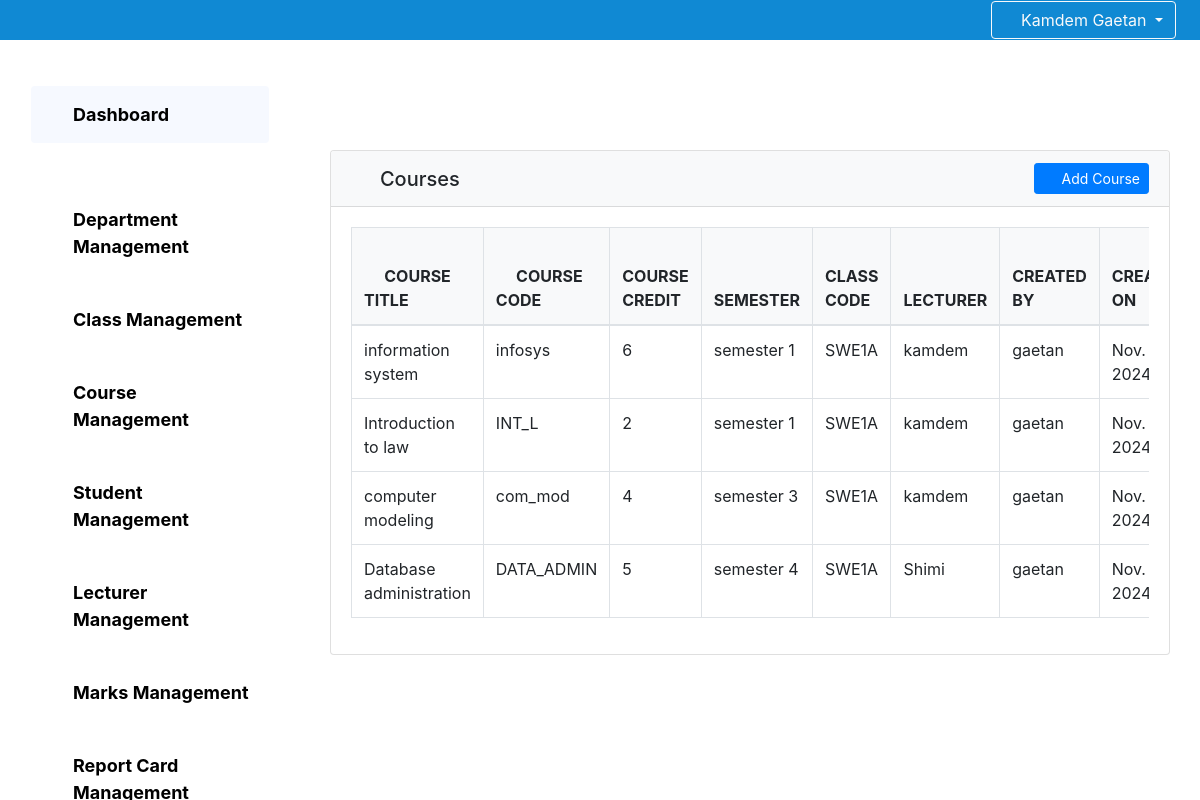
Before: /administration/courses/ (signed in) with the older database file.
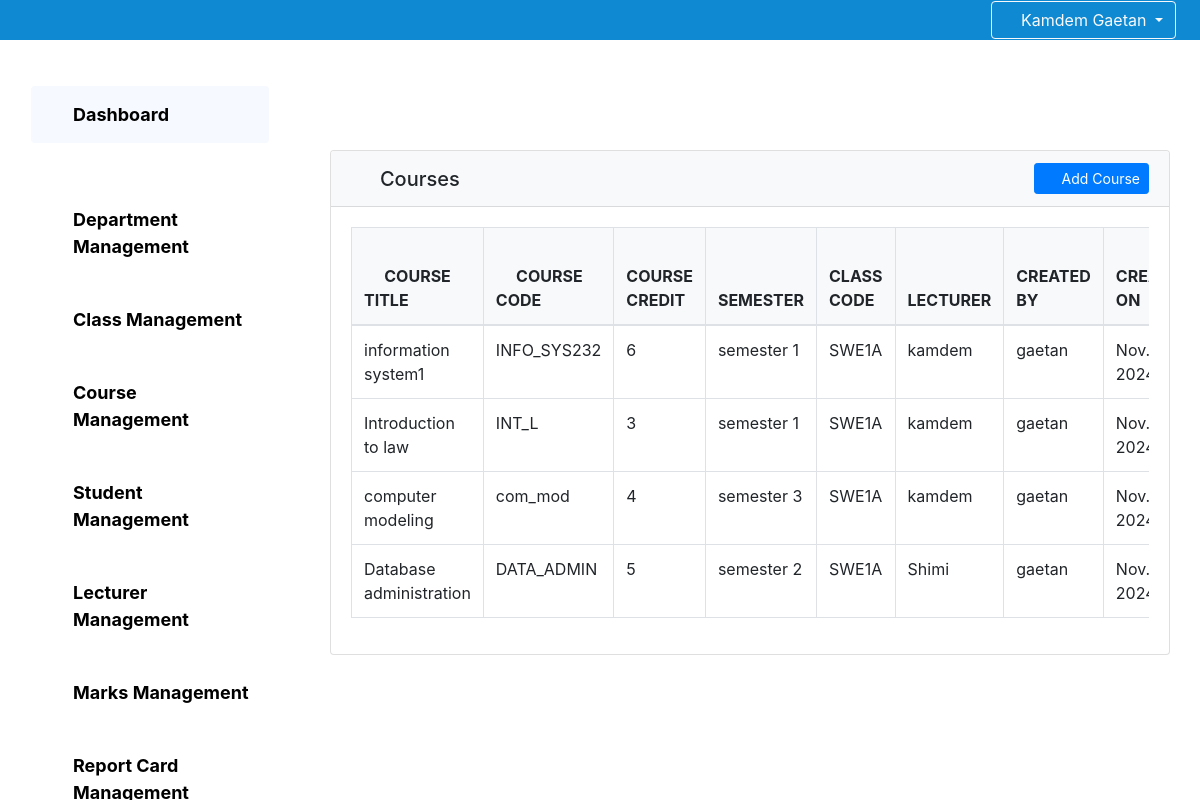
After: the same page with the newer database file.
### core/models.py (models this page shows, shortened)
class Course(models.Model):
    SEMESTER_1='semester 1'
    SEMESTER_2='semester 2'
    SEMESTER_3='semester 3'
    SEMESTER_4='semester 4'
    SEMESTER_5='semester 5'
    SEMESTER_6='semester 6'
    SEMESTER_7='semester 7'
    SEMESTER_8='semester 8'
    SEMESTER_9='semester 9'
    SEMESTER_10='semester 10'
    SEMESTER_11='semester 11'
    SEMESTER_12='semester 12'
    SEMESTER_13='semester 13'
    SEMESTER_14='semester 14'
    SEMESTER=(
        (SEMESTER_1,'semester 1'),(SEMESTER_2,'semester 2'),(SEMESTER_3,'semester 3'),(SEMESTER_4,'semester 4'),
        (SEMESTER_5,'semester 5'),(SEMESTER_6,'semester 6'),(SEMESTER_7,'semester 7'),(SEMESTER_8,'semester 8'),
        (SEMESTER_9,'semester 9'),(SEMESTER_10,'semester 10'),(SEMESTER_11,'semester 11'),(SEMESTER_12,'semester 12'),
        (SEMESTER_13,'semester 13'),(SEMESTER_14,'semester 14')
    )
    creator=models.ForeignKey(Administrator,on_delete=models.CASCADE)
    lecturer=models.ForeignKey(Lecturer,on_delete=models.CASCADE)
    classe=models.ForeignKey(Classe,on_delete=models.CASCADE)
    coursecode=models.CharField(max_length=10)
    coursetitle=models.CharField(max_length=255)
    credits=models.IntegerField()
    semester=models.CharField(max_length=25,choices=SEMESTER,default=SEMESTER_1)
    creationdate=models.DateField(default=timezone.now)

class Classe(models.Model):
    creator=models.ForeignKey(Administrator,on_delete=models.DO_NOTHING)
    classcode=models.CharField(max_length=10)
    classname=models.CharField(max_length=255)
    level=models.CharField(max_length=255,null=True)
    speciality=models.CharField(max_length=255)
    department=models.ForeignKey(Department,on_delete=models.DO_NOTHING,null=True)
    creationdate=models.DateField(default=timezone.now)

class Lecturer(models.Model):
    creator=models.ForeignKey(Administrator,on_delete=models.DO_NOTHING)
    user=models.OneToOneField(User,on_delete=models.CASCADE)
    usersname=models.CharField(max_length=255,null=True)
    department=models.ForeignKey(Department,on_delete=models.CASCADE)
    firstname=models.CharField(max_length=255)
    lastname=models.CharField(max_length=255)
    gender=models.CharField(max_length=1)
    dateofbirth=models.DateField()
    email=models.EmailField()
    creationdate=models.DateTimeField(auto_now=True)
    address=models.CharField(max_length=200,default='Logbaba')
    phonenumber=models.IntegerField(default=677285764)
    picture=models.ImageField(null=False,upload_to='lecturer_pictures',default='teacher.png')
    creationdate=models.DateField(default=timezone.now)
    def __str__(self):
        return self.firstname

class Administrator(models.Model):
    user=models.OneToOneField(User,on_delete=models.CASCADE)
    firstname=models.CharField(max_length=255)
    lastname=models.CharField(max_length=255)
    email = models.EmailField(null=True)
    gender=models.CharField(max_length=1)
    creationdate=models.DateField(default=timezone.now)
    def __str__(self):
        return self.lastname

### core/Administration/views.py (the view)
# urls.py: path('courses/',views_administration.managecourse, name='managecourse'),
@login_required
def managecourse(request):
    courses = Course.objects.all()
    return render(request,'administration/managecourse.html',{'courses':courses})

### template/Administration/managecourse.html (shortened to what this page needs)
{% extends "Administration/base.html" %}
{% block dash %}
<div class="container" style="margin-top: 80px; margin-bottom: 80px;">
    <div class="row">
        <div class="col-md-12">
            <div class="card">
                <div class="card-header bg-light d-flex justify-content-between align-items-center">
                    <h5 class="mb-0"><i class="fa fa-book mr-2"></i> Courses</h5>
                    <a href="{% url 'administration:createcourse' %}" class="btn btn-primary btn-sm">
                        <i class="fa fa-plus mr-1"></i> Add Course
                    </a>
                </div>
                <div class="card-body">
                    <div class="table-responsive">
                        <table class="table table-bordered table-hover">
                            <thead>
                                <tr class="bg-light">
                                    <th><i class="fa fa-book mr-1"></i> COURSE TITLE</th>
                                    <th><i class="fa fa-code mr-1"></i> COURSE CODE</th>
                                    <th><i class="fa fa-code mr-1"></i> COURSE CREDIT</th>
                                    <th><i class="fa fa-calendar-alt mr-1"></i> SEMESTER</th>
                                    <th><i class="fa fa-graduation-cap mr-1"></i> CLASS CODE</th>
                                    <th><i class="fa fa-chalkboard-teacher mr-1"></i> LECTURER</th>
                                    <th><i class="fa fa-user mr-1"></i>CREATED BY</th>
                                    <th><i class="fa fa-calendar-alt mr-1"></i> CREATED ON</th>
                                </tr>
                            </thead>
                            <tbody>
                                {% for course in courses %}
                                <tr>
                                    <td>{{ course.coursetitle }}</td>
                                    <td>{{ course.coursecode }}</td>
                                    <td>{{ course.credits }}</td>
                                    <td>{{ course.semester }}</td>
                                    <td>{{ course.classe.classcode }}</td>
                                    <td>{{ course.lecturer }}</td>
                                    <td>{{ course.creator }}</td>
                                    <td>{{ course.creationdate }}</td>
                                </tr>
                                {% endfor %}
                            </tbody>
                        </table>
                    </div>
                </div>
            </div>
        </div>
    </div>
</div>
{% endblock dash %}

Changed rows visible on the page:
changed Course: coursetitle "information system" → "information system1"; coursecode "infosys" → "INFO_SYS232"
changed Course "Introduction to law": credits "2" → "3"
changed Course "Database administration": semester "semester 4" → "semester 2"
